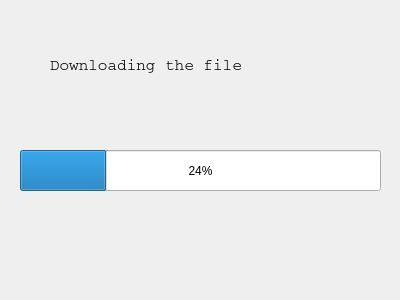
<?xml version="1.0" encoding="UTF-8"?>
<ui version="4.0">
 <class>Dialog</class>
 <widget class="QDialog" name="Dialog">
  <property name="geometry">
   <rect>
    <x>0</x>
    <y>0</y>
    <width>400</width>
    <height>300</height>
   </rect>
  </property>
  <property name="windowTitle">
   <string>Dialog</string>
  </property>
  <widget class="QProgressBar" name="progressBar">
   <property name="geometry">
    <rect>
     <x>20</x>
     <y>150</y>
     <width>361</width>
     <height>41</height>
    </rect>
   </property>
   <property name="value">
    <number>24</number>
   </property>
  </widget>
  <widget class="QLabel" name="label">
   <property name="geometry">
    <rect>
     <x>50</x>
     <y>50</y>
     <width>211</width>
     <height>31</height>
    </rect>
   </property>
   <property name="font">
    <font>
     <family>Courier</family>
     <pointsize>12</pointsize>
    </font>
   </property>
   <property name="text">
    <string>Downloading the file</string>
   </property>
  </widget>
 </widget>
 <resources/>
 <connections/>
</ui>
